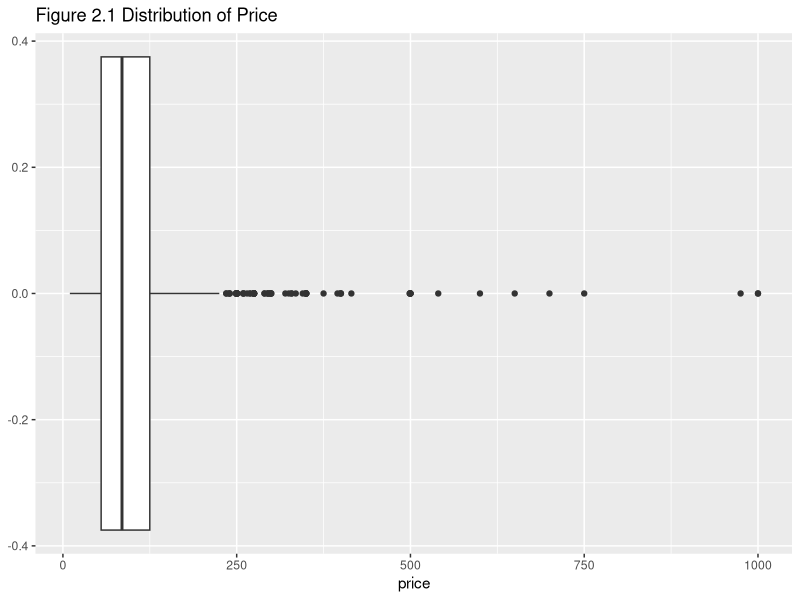
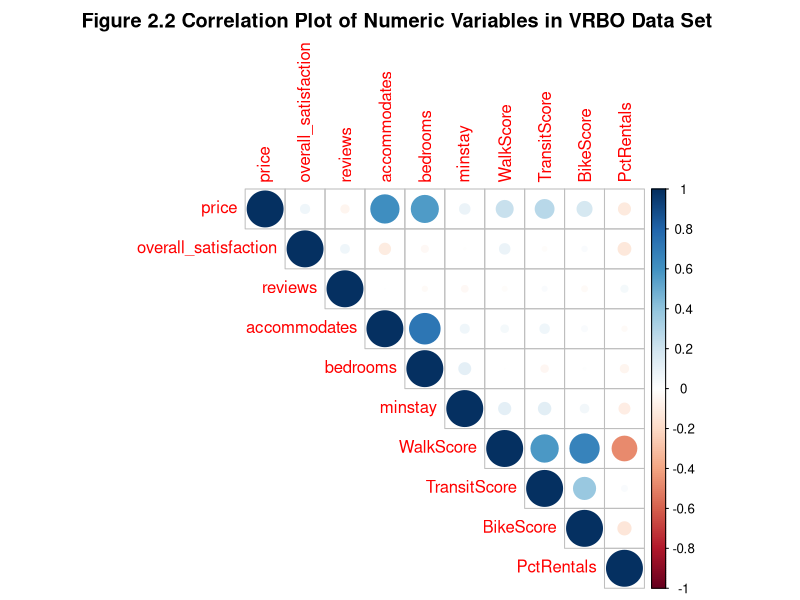
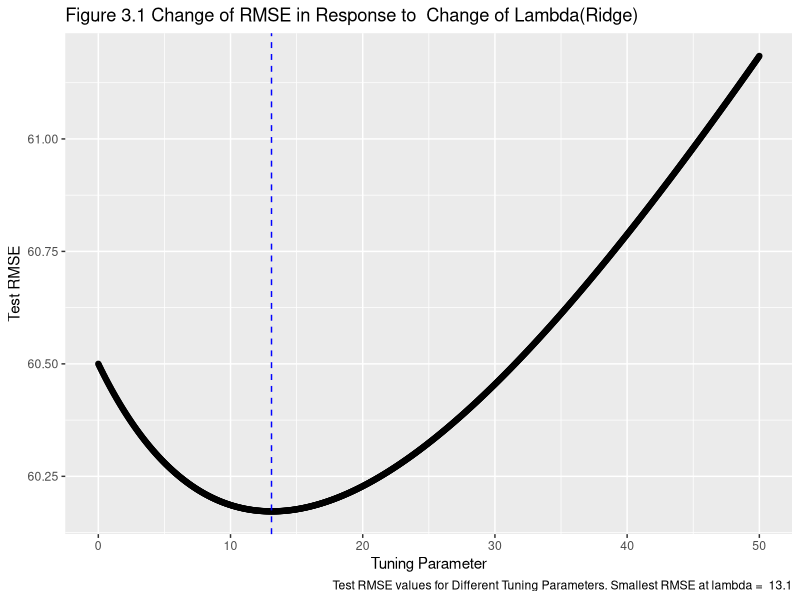
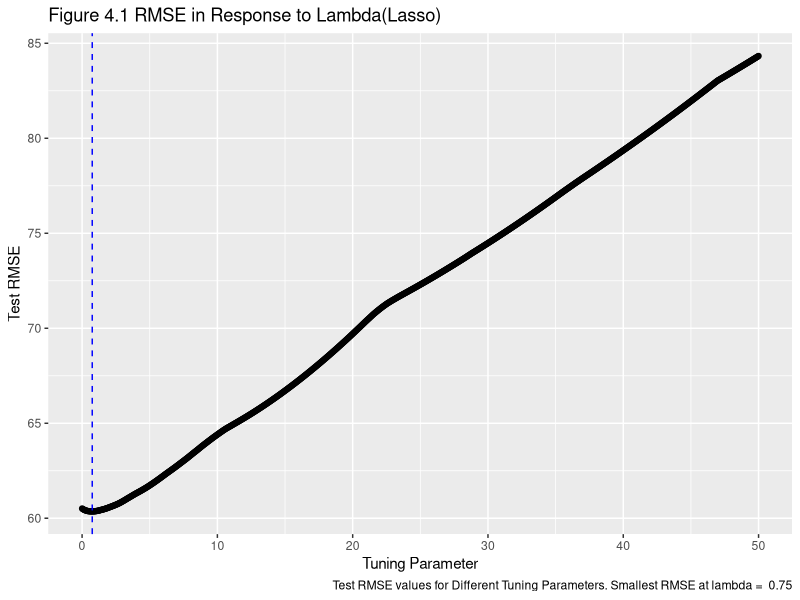

Write the R code that produced these figures, in order.
## ---- chunk 1
knitr::opts_chunk$set(echo = TRUE)
## ---- chunk 2
##Here we load the packages needed
library(ggplot2)
library(broom)
library(gridExtra)
library(dplyr)
library(class)
library(tidyverse)
library(gridExtra)
library(leaps)
library(corrplot)
library(RColorBrewer)
library(glmnet)
library(xtable)
## ---- chunk 3
VRBOData<-read.csv("VRBO.csv")
## ---- chunk 4
glimpse(VRBOData)
## ---- chunk 5
# Find out the number of missing values in the VRBO data set
knitr::kable(sum(is.na(VRBOData)),caption = "Table 2.1 Number of Missing Values")
#Remove rows with missing values and adjust the scales 
vrboCleaned<-VRBOData%>%
  na.omit(VRBOData)%>%
  select(-UnitNumber)
#vrboCleaned$PctRentals=as.numeric((vrboCleaned$PctRentals)*100)
## ---- chunk 6
ggplot(data=vrboCleaned,aes(x=price))+
  geom_boxplot()+
  ggtitle("Figure 2.1 Distribution of Price")
## ---- chunk 7
#convert character features into factor
vrboCleaned$neighborhood <-as.factor(vrboCleaned$neighborhood)
vrboCleaned$room_type <-as.factor(vrboCleaned$room_type)
vrboCleaned$district<-as.factor(vrboCleaned$district)

## ---- chunk 8
#Obtain correlation between features and save it as an object
M<-cor(vrboCleaned[,-c(4,8,9)])
#Create correlation plot
corrplot(M, method= "circle",type = "upper",title="Figure 2.2 Correlation Plot of Numeric Variables in VRBO Data Set ",mar = c(0,0,2,0))
#M
## ---- chunk 9
# Create the design matrix for ridge regression
XD <- model.matrix(price ~., data = vrboCleaned)
## ---- chunk 10
#Set seed for random sampling
set.seed(1)
#Run cross validation for lambda value from 1 to 50(increment by 0.05 for each run)
ridge.modFind_Lambda <- cv.glmnet(XD[,-1], vrboCleaned$price , alpha = 0 , lambda = seq(from=0, to=50,by=0.05) , standardize = TRUE)
## ---- chunk 11
##Load a function for creating the plot of RMSE in response of change in Lambda
ridgePlot <- function(ridge.mod, metric, title){
  library(ggplot2)
  
  smallestLambda <- ridge.mod$lambda[which.min(ridge.mod$cvm)] 
  
  if(metric == "MSE"){
  g1 <- ggplot( data.frame(ridge.mod$lambda), aes( x = ridge.mod$lambda, y = (ridge.mod$cvm))) + geom_point() + geom_vline( xintercept = smallestLambda, col = "blue" , lty = 2 ) +  labs(caption = paste("Test MSE values for Different Tuning Parameters. Smallest MSE at lambda = ", smallestLambda), title = title, y = "Test MSE", x = "Tuning Parameter")
  
  }
  
  if(metric == "RMSE"){
  g1 <- ggplot( data.frame(ridge.mod$lambda), aes( x = ridge.mod$lambda, y = sqrt(ridge.mod$cvm))) + geom_point() + geom_vline( xintercept = smallestLambda, col = "blue" , lty = 2 ) +  labs(caption = paste("Test RMSE values for Different Tuning Parameters. Smallest RMSE at lambda = ", smallestLambda), title = title, y = "Test RMSE", x = "Tuning Parameter")

  }
  
  g1
}
## ---- chunk 12
#Using the ridgePlot function(imported) to create graph of RMSE in response to Lambda
ridgePlot(ridge.modFind_Lambda, metric = "RMSE" , title ="Figure 3.1 Change of RMSE in Response to  Change of Lambda(Ridge)" )
## ---- chunk 13
#Create dataframe to hold lambda value
CV_result_ridge<-data.frame("Lambda" = ridge.modFind_Lambda$lambda,"MSE" = ridge.modFind_Lambda$cvm,"RMSE" = sqrt(ridge.modFind_Lambda$cvm))
smallestRidge_MSE<-which.min(CV_result_ridge$MSE)
smallestRidge_RMSE<-which.min(CV_result_ridge$RMSE)
#CV_result_ridge[smallestRidge_MSE,]
## ---- chunk 14
#Use ridge regression to fit the final model with chosen tuning parameter
ridge.mod_Final <- glmnet(XD[,-1], vrboCleaned$price , alpha = 0 , lambda = 13.1 , standardize = TRUE)
#Save coefficients for the ridge final model
Betas_ridge<-as.numeric(coefficients(ridge.mod_Final))
#Create a dataframe to hold the coefficients from ridge final model
ridge_coef<-data.frame("Coefficients" = Betas_ridge)
#Add a column with feature names corresponding to each coefficient
rownames(ridge_coef)<-colnames(XD)
#Create formatted table for coefficients
knitr::kable(ridge_coef,caption = "Table 3.1 Coefficients of Model using Ridge Regression")

## ---- chunk 15
knitr::kable(CV_result_ridge[smallestRidge_RMSE,],caption = "Table 3.2 RMSE of Model with Chosen Lambda(Ridge)")

## ---- chunk 16
#Set seed for random sampling process within the cv.glmnet
set.seed(1)
#Fit modesls for a serie of lambda values, respectively 
Lasso.modFind_Lambda <- cv.glmnet(XD[,-1], vrboCleaned$price , alpha = 1 , lambda = seq(from=0, to=50,by=0.05) , standardize = TRUE)

#Plot the change of RMSE in reponse to lambda values
ridgePlot(Lasso.modFind_Lambda, metric = "RMSE" , title ="Figure 4.1 RMSE in Response to Lambda(Lasso)" )

## ---- chunk 17
#save result of lambda , MSE, RMSE to a data frame and get the smallest RMSE and corresponding lambda
CV_result_lasso<-data.frame("Lambda" = Lasso.modFind_Lambda$lambda,"MSE" = Lasso.modFind_Lambda$cvm,"RMSE" = sqrt(Lasso.modFind_Lambda$cvm))
smallestLasso_MSE<-which.min(CV_result_lasso$MSE)
smallestLasso_RMSE<-which.min(CV_result_lasso$RMSE)
CV_result_lasso[smallestLasso_MSE,]
CV_result_lasso[smallestLasso_RMSE,]
## ---- chunk 18
lasso.mod_Final <- glmnet(XD[,-1], vrboCleaned$price , alpha = 1 , lambda = 0.75 , standardize = TRUE)
Betas_lasso<-as.numeric(coefficients(lasso.mod_Final))
lasso_coef<-data.frame("Coefficients" = Betas_lasso,"Selecting Status" = ifelse(Betas_lasso==0,"Removed",""))

rownames(lasso_coef)<-colnames(XD)
knitr::kable(lasso_coef,caption = "Table 4.1 Coefficients of Model using Lasso Regression")

## ---- chunk 19
knitr::kable(CV_result_lasso[smallestLasso_RMSE,]
, caption = "Table 4.2 RMSE with Chosen Lambda(Lasso)")
## ---- chunk 20
#Set a sequence of numbers from 0 to 1, increment by 0.01 each time 
alphaseq<-seq(from = 0, to = 1, by = 0.01)
#Create empty data frame to hold alpha, lambda and RMSE of each model fitted with corresponding tuning parameter
storageElastic<-data.frame("Alpha" = rep(NA,length(alphaseq)), "Lambda" = rep(NA,length(alphaseq)),"MSE" = rep(NA, length(alphaseq)) ,"RMSE" = rep(NA,length(alphaseq)))

a=1
#Set seed for random sampling 
set.seed(1)
#Loop to test each lambda and alpha and save MSE, RMSE with corresponding lambda and alpha to a dataframe
for(i in alphaseq){
  Elastic.modFind<-cv.glmnet(XD[,-1],vrboCleaned$price,alpha = i, lambda = seq(from = 0, to = 25,by = .5))
  storageElastic$Lambda[a]<-Elastic.modFind$lambda.min
  storageElastic$MSE[a]<-min(Elastic.modFind$cvm)
  storageElastic$RMSE[a]<-sqrt((min(Elastic.modFind$cvm)))
  storageElastic$Alpha[a]<-i
  a=a+1
}

## ---- chunk 21
#Get the smallest RMSE value as well as corresponding lambda and alpha
smallestElastic_RMSE<-which.min(storageElastic$RMSE)
knitr::kable(storageElastic[smallestElastic_RMSE,],caption = "Table 5.1 Smallest RMSE with Corresponding Alpha and Lambda")

## ---- chunk 22
elastic.modFinal<-glmnet(XD[,-1],vrboCleaned$price,alpha = 0.15,lambda = 5)

Betas_elastic<-as.numeric(coefficients(elastic.modFinal))
elastic_coef<-data.frame("Coefficients" = Betas_elastic,"Selecting Status" = ifelse(Betas_elastic==0,"Removed",""))
rownames(elastic_coef)<-colnames(XD)

knitr::kable(elastic_coef,caption = "Table  5.1 Coefficients of Model using Elastic Net")
## ---- chunk 23
#Create a data frama to hold all the coefficeints from each regression model
Coefficient_Comparison<-data.frame("Ridge" = rep(NA,62), "Lasso" = rep(NA,62),"Elastic Net" = rep(NA,62))
#Assign coefficients to corresponding columns in the data set
Coefficient_Comparison$Ridge=ridge_coef$Coefficients
Coefficient_Comparison$Lasso=lasso_coef$Coefficients
Coefficient_Comparison$Elastic.Net=elastic_coef$Coefficients

knitr::kable(Coefficient_Comparison,caption = "Table 6.1 Coefficients of Ridge, Lasso and Elastic Net Regression")
